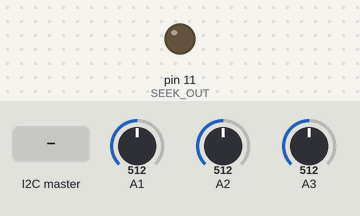
Bench run of a sketch on a simulated Arduino Uno, built with avr-gcc and run on an emulated ATmega328P. Shown: output pins drawn as LEDs (lit = HIGH). The test bench sets the inputs (shaded band); at power-on: A1 = 512, A2 = 512, A3 = 512. What the sketch prints to the serial monitor is not drawn.

Above: at 1.2 s.
1.3 s: the I2C master sends the byte 1
At 1.7 s:
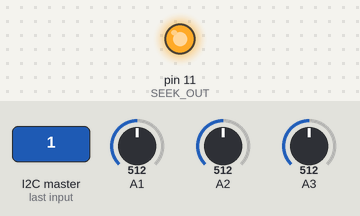
2.8 s: the I2C master sends the byte 2
At 3.2 s:
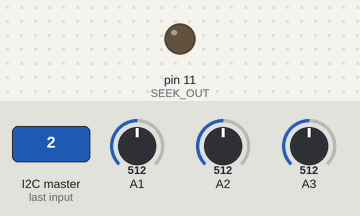
Timing chart, 0 to 5.8 s (numbered marks = the images above; inputs shaded):
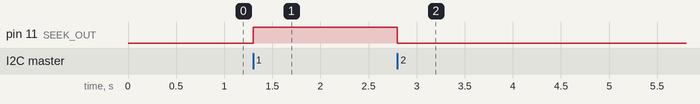

The sketch:

B0x08_if_2.ino
```cpp
#include <Wire.h>


//-------------------------------------------------
//                 IF BLOCK
//                 MAIN CHIP
//-------------------------------------------------

#define SEEK_IN 12
#define SEEK_OUT 11
#define I2C_SLAVE_ADDRESS 0x8 //1

int sendByte = 0;

int input1[2] = {0,0};
int input2[2] = {0,0};

uint8_t inputs[3] = {0,0,0};

int pot = 0;

boolean in1 = true;
boolean in2 = true;

int tresshold = 5;

int maxPotCount = 3;
int dif1Count = 0;
int dif2Count = 0;

void requestEvent(void) {
  int output;
  switch (sendByte) {
  case 0:
    output = (digitalRead(SEEK_IN) == HIGH) ? 1 : 0;
    break;
  case 9:
    output = inputs[0];
    break;
  case 8:
    output = inputs[1];
    break;
  case 7:
    output = inputs[2];
    break;
  default:
    break;
  }
  Wire.write(output);
}

//Handles receiving i2c data.
void receiveEvent(int howMany) {
  if(Wire.available() > 0) {
    int bt = Wire.read();
    parseCommand(bt);
  }
}

void setup(){
  pinMode(SEEK_IN,INPUT);
  pinMode(SEEK_OUT,OUTPUT);

  Wire.begin(I2C_SLAVE_ADDRESS);
  Wire.onReceive(receiveEvent);
  Wire.onRequest(requestEvent);

  Serial.begin(9600);
}

void loop() {
  updateValue ();
  Serial.println("------------");
  Serial.println(inputs[0]);
  Serial.println(inputs[1]);
  Serial.println(inputs[2]);
}

void parseCommand (int bt) {

  int out = 0;

  switch (bt) {
  case 1:
    //Ping adjacent block
    digitalWrite(SEEK_OUT, HIGH);
    break;
  case '1':
    //Ping adjacent block
    digitalWrite(SEEK_OUT, HIGH);
    break;
  case 2:
    digitalWrite(SEEK_OUT, LOW);
    //Stop pinging adjacent block
    break;
  case '2':
    digitalWrite(SEEK_OUT, LOW);
    //Stop pinging adjacent block
    break;
  default:
    out = bt;
    break;
  }

  sendByte = out;
}


void updateValue () {

  int input1v = analogRead(A2);
  int input2v = analogRead(A3);
  int pot_v = analogRead(A1);

  int diff1 = input1[0]-input1v;
  int diff2 = input2[0]-input2v;

  pot = pot_v;

  if (diff1 < 0) diff1 *= -1;
  if (diff2 < 0) diff2 *= -1;

  if (diff1 <= tresshold) {
    if (dif1Count >= maxPotCount) in1 = true;
    else dif1Count ++;
  }
  else {
    dif1Count = 0;
    in1 = false;
  }

  if (diff2 <= tresshold) {
    if (dif2Count >= maxPotCount) in2 = true;
    else dif2Count ++;
  }
  else {
    dif2Count = 0;
    in2 = false;
  }

  input1[0] = input1[1];
  input1[1] = input1v;

  input2[0] = input2[1];
  input2[1] = input2v;

  inputs[0] = (in1) ? convertVar(input1v) : 0;
  inputs[1] = (in2) ? convertVar(input2v) : 0;
  inputs[2] = map((pot), 0, 1023, 0, 255);
}

int convertVar(int input) {

  if (input > 900)
    return 1;
  else if (input < 800 && input > 400)
    return 2;
  else if (input < 300)
    return 3;
  return 0;

}
```

Measured:
- after the input at 1.3 s, pin 11 (SEEK_OUT): LOW → HIGH at once
- after the input at 2.8 s, pin 11 (SEEK_OUT): HIGH → LOW at once
